Frame 1 (no input): blank canvas, image omitted
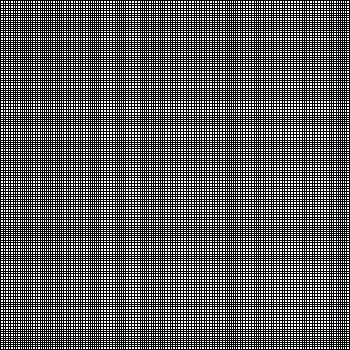
Frame 2 (the mouse pressed at the canvas centre, redrawn once)

The Processing sketch that drew this single still picture (run headless with seeded random() and noise(); the mouse was pressed at the canvas centre and the sketch redrawn once):

// Processing sketch: Zufallsraster
// ── Zufallsraster.pde
int size = 2;

void setup(){
  
 size(350,350);
 background (255);
 noLoop();
 smooth();
 stroke(1);


}

void draw(){
  background(255);
  for(int i = 0; i < width; i += int(random(2,size))){
    line(i,0,i,width);
    line(0,i,height,i);
  
  }
  
  if (mousePressed && (mouseButton == RIGHT)) {
   size = 2;   
  }
}


void mousePressed(){
  size += 2;
  redraw();
}
